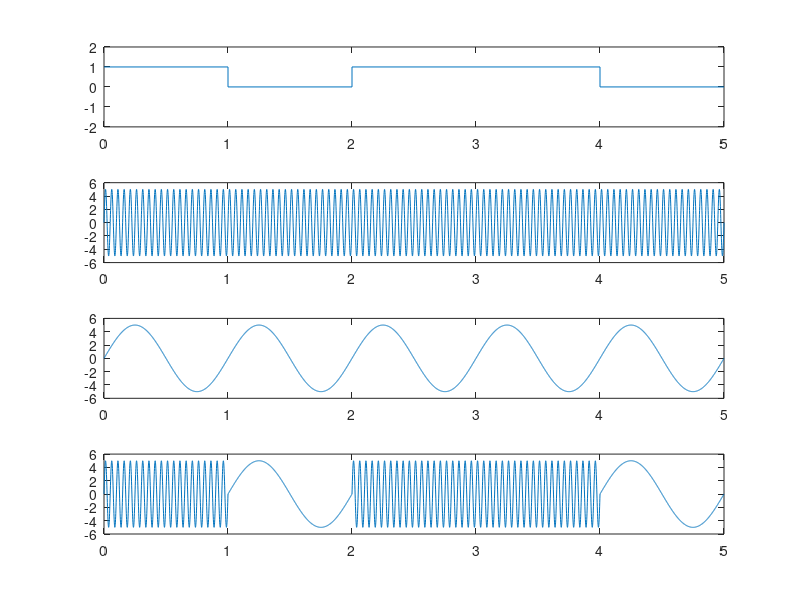

This chart was generated by the following MATLAB code:
m=[1 0 1 1 0];
len=length(m);
sig=[];
t=[0:0.001:len];
x=[];
y=[];

total=len/0.001;
each=total/len;

car1=5.*sin(2.*pi.*20.*t);
car2=5.*sin(2.*pi.*1.*t);

for i=1:len
    x=[x i-1 i];
    if(m(i)==0)
        y=[y 0 0];
    else
        y=[y 1 1];
    end
end

subplot(4,1,1);
plot(x,y),axis([0,len,-2,2]);

for i=1:len
    for j=((i-1))*each:(i*each)
        if(m(i)==1)
            sig(j+1)=car1(j+1);
        else
            sig(j+1)=car2(j+1);
        end
    end
end


subplot(4,1,2);
plot(t,car1);

subplot(4,1,3);
plot(t,car2);

subplot(4,1,4);
plot(t,sig);